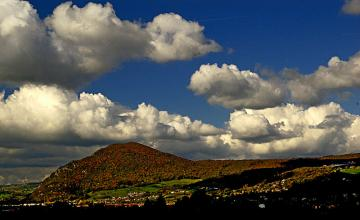
#> input picture OpenCV/Images/m1m.jpg, 360 x 220 px, found by its file name
$ jupyter execute '29_浮雕效果.ipynb'
#> lines starting #> are read from the running program, lines starting #| are printed output that depends on the picture
[cell 1]
"""
    需求：实现图片的浮雕效果

    相当于计算 每一行 的 前后两个数 相减，再 加上 150
    算法公式： newP = gray0 - gray1 + 150
"""
import cv2
import numpy as np

# 读取 彩色图片，获取 图片属性
img = cv2.imread("..\Images\m1m.jpg",1)
#> img is the input picture: shape (220, 360, 3); mean B, G, R 87.2, 86.7, 83.4
imgInfo = img.shape
#> imgInfo = (220, 360, 3)
height = imgInfo[0]
#> height = 220
width = imgInfo[1]
#> width = 360

# 将彩色图片转变为 灰度图片
gray = cv2.cvtColor(img,cv2.COLOR_BGR2GRAY)
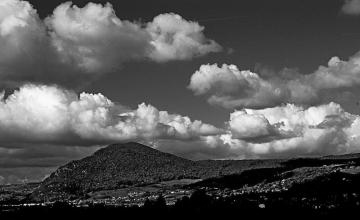
#> gray: shape (220, 360); min 0, max 252, mean 85.7

# 初始化一个 全 0 的 单通道 的空矩阵
dst = np.zeros((height,width,1),np.uint8)

# 通过 for 循环填充 空矩阵
for i in range(0,height):
    for j in range(0,width-1): # 由于 下面 列+1，防止 越界，所以这里 要 -1
        gray0 = int(gray[i,j]) #通过 int(), 防止越界【0-255】
        gray1 = int(gray[i,j+1])

        # 相当于计算 每一行 的 前后两个数 相减，再 加上 150
        newP = gray0 - gray1 + 150
        if newP > 255:
            newP = 255
        if newP < 0:
            newP = 0
        dst[i,j] = newP
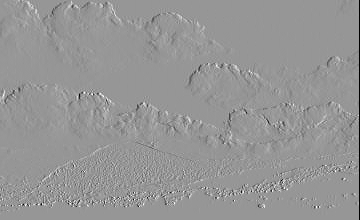
#> dst: shape (220, 360, 1); min 0, max 255, mean 149.6
cv2.imshow("dst",dst)
cv2.waitKey(0)
cv2.destroyAllWindows()

$ run again, with OpenCV/Images/m2m.jpg copied over OpenCV/Images/m1m.jpg
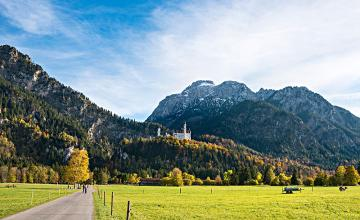
#> input picture OpenCV/Images/m2m.jpg, 360 x 220 px, found by its file name
#> img is the input picture: shape (220, 360, 3); mean B, G, R 141, 149, 132.6
#> `gray = cv2.cvtColor(img,cv2.COLOR_BGR2GRAY)`:
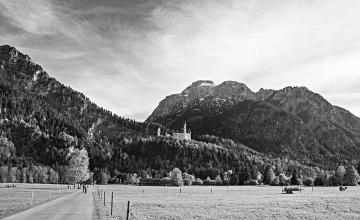
#> gray: shape (220, 360); min 1, max 255, mean 143.2
#> after the loop `for i in range(0,height):`:
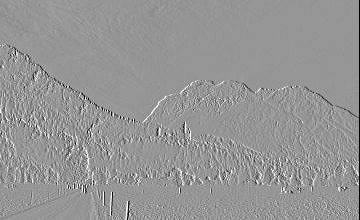
#> dst: shape (220, 360, 1); min 0, max 255, mean 149.3

$ run again, with OpenCV/Images/m4m.jpg copied over OpenCV/Images/m1m.jpg
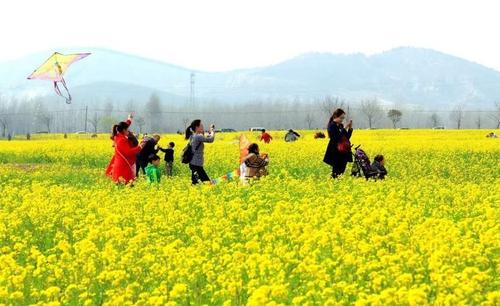
#> input picture OpenCV/Images/m4m.jpg, 500 x 306 px, found by its file name
#> img is the input picture: shape (306, 500, 3); mean B, G, R 115.9, 207.7, 201.8
#> `gray = cv2.cvtColor(img,cv2.COLOR_BGR2GRAY)`:
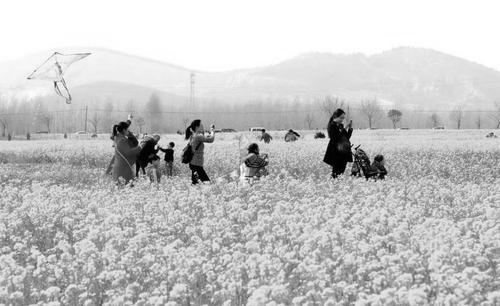
#> gray: shape (306, 500); min 0, max 255, mean 195.5
#> after the loop `for i in range(0,height):`:
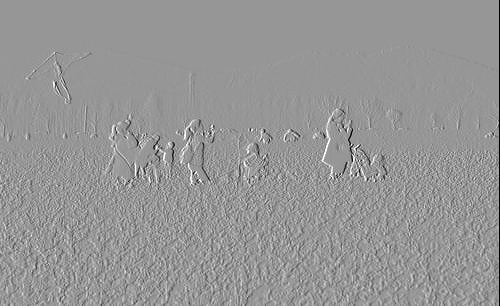
#> dst: shape (306, 500, 1); min 0, max 255, mean 149.7
